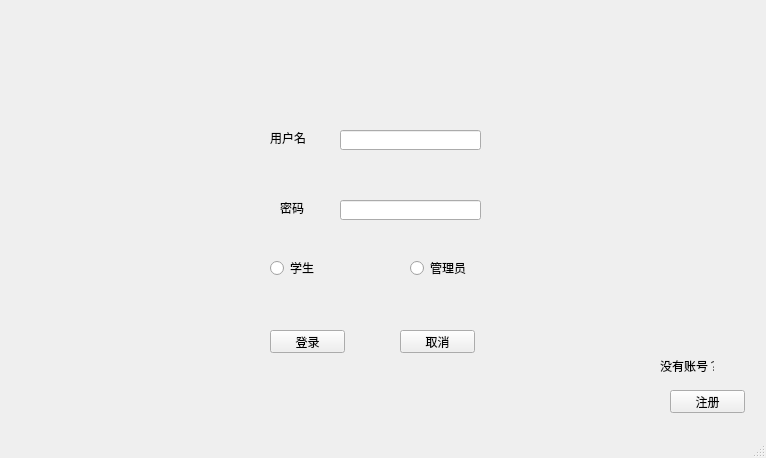
<?xml version="1.0" encoding="UTF-8"?>
<ui version="4.0">
 <class>MainWindow</class>
 <widget class="QMainWindow" name="MainWindow">
  <property name="geometry">
   <rect>
    <x>0</x>
    <y>0</y>
    <width>766</width>
    <height>458</height>
   </rect>
  </property>
  <property name="windowTitle">
   <string>MainWindow</string>
  </property>
  <widget class="QWidget" name="centralwidget">
   <widget class="QLineEdit" name="lineEdit">
    <property name="geometry">
     <rect>
      <x>340</x>
      <y>200</y>
      <width>141</width>
      <height>20</height>
     </rect>
    </property>
   </widget>
   <widget class="QLabel" name="label">
    <property name="geometry">
     <rect>
      <x>270</x>
      <y>130</y>
      <width>36</width>
      <height>16</height>
     </rect>
    </property>
    <property name="styleSheet">
     <string notr="true">color:rgb(0, 0, 0);</string>
    </property>
    <property name="text">
     <string>用户名</string>
    </property>
   </widget>
   <widget class="QLabel" name="label_2">
    <property name="geometry">
     <rect>
      <x>280</x>
      <y>200</y>
      <width>24</width>
      <height>16</height>
     </rect>
    </property>
    <property name="text">
     <string>密码</string>
    </property>
   </widget>
   <widget class="QRadioButton" name="radioButton">
    <property name="geometry">
     <rect>
      <x>270</x>
      <y>260</y>
      <width>47</width>
      <height>16</height>
     </rect>
    </property>
    <property name="text">
     <string>学生</string>
    </property>
   </widget>
   <widget class="QRadioButton" name="radioButton_2">
    <property name="geometry">
     <rect>
      <x>410</x>
      <y>260</y>
      <width>59</width>
      <height>16</height>
     </rect>
    </property>
    <property name="text">
     <string>管理员</string>
    </property>
   </widget>
   <widget class="QPushButton" name="pushButton">
    <property name="geometry">
     <rect>
      <x>270</x>
      <y>330</y>
      <width>75</width>
      <height>23</height>
     </rect>
    </property>
    <property name="text">
     <string>登录</string>
    </property>
   </widget>
   <widget class="QPushButton" name="pushButton_2">
    <property name="geometry">
     <rect>
      <x>400</x>
      <y>330</y>
      <width>75</width>
      <height>23</height>
     </rect>
    </property>
    <property name="text">
     <string>取消</string>
    </property>
   </widget>
   <widget class="QLabel" name="label_3">
    <property name="geometry">
     <rect>
      <x>660</x>
      <y>360</y>
      <width>54</width>
      <height>12</height>
     </rect>
    </property>
    <property name="text">
     <string>没有账号？</string>
    </property>
   </widget>
   <widget class="QPushButton" name="pushButton_3">
    <property name="geometry">
     <rect>
      <x>670</x>
      <y>390</y>
      <width>75</width>
      <height>23</height>
     </rect>
    </property>
    <property name="text">
     <string>注册</string>
    </property>
   </widget>
   <widget class="QLineEdit" name="lineEdit_2">
    <property name="geometry">
     <rect>
      <x>340</x>
      <y>130</y>
      <width>141</width>
      <height>20</height>
     </rect>
    </property>
   </widget>
  </widget>
  <widget class="QMenuBar" name="menubar">
   <property name="geometry">
    <rect>
     <x>0</x>
     <y>0</y>
     <width>766</width>
     <height>23</height>
    </rect>
   </property>
  </widget>
  <widget class="QStatusBar" name="statusbar"/>
 </widget>
 <resources/>
 <connections/>
</ui>
